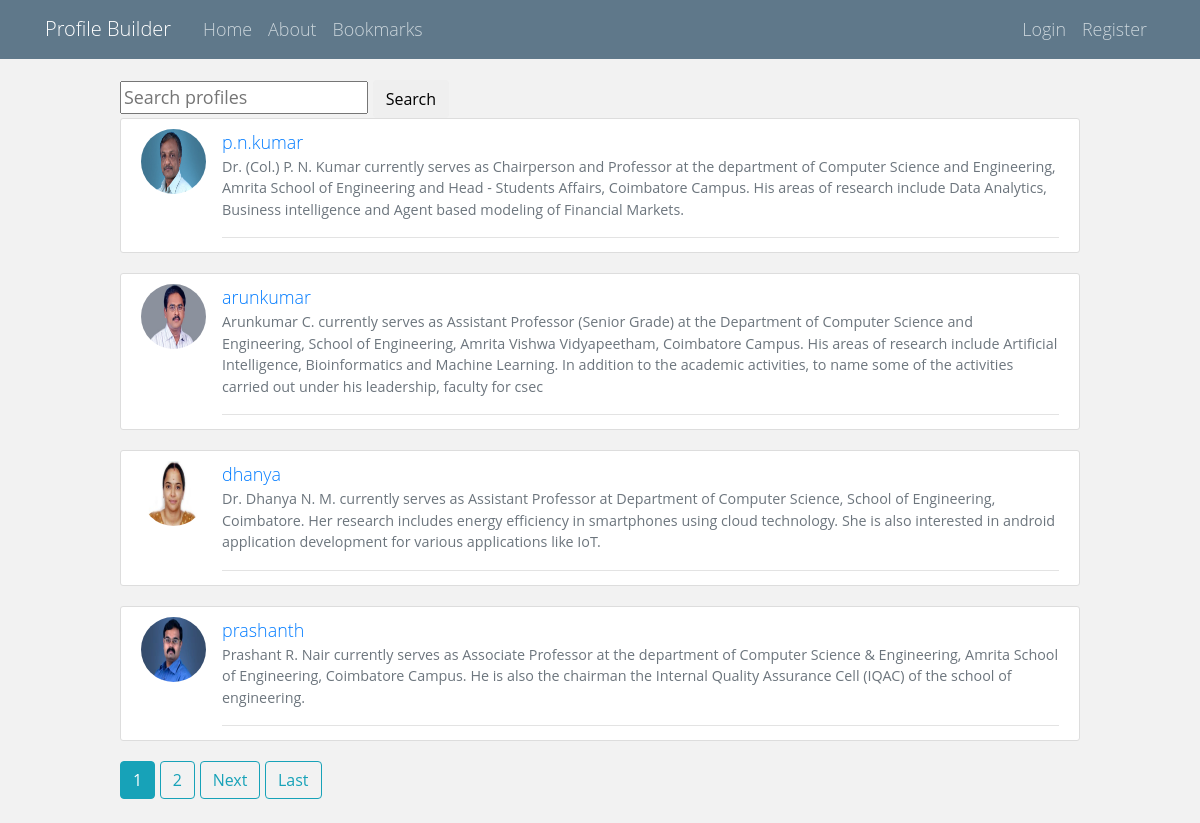
The page / on the database its author committed.
### profiles/models.py (models this page shows, shortened)
class FacultyProfile(models.Model):
    user = models.OneToOneField(User, on_delete=models.CASCADE)
    image = models.ImageField(default='default.jpg', upload_to='staff_pics')
    about = RichTextField(max_length=10000)
    articles = RichTextField(max_length=10000, blank=True)
    projects = RichTextField(max_length=10000, blank=True)
    bookmark = models.ManyToManyField(User, related_query_name='bookmark', blank=True)
    is_favourite = models.BooleanField(default=False)
    interests = TaggableManager()

### users/models.py (models this page shows)
class User(AbstractUser):
    email = models.EmailField(unique=True)
    is_teacher = models.BooleanField(default=False)
    objects = UserManager()

### profiles/views.py (the view)
# urls.py: path('', FacultySearchList.as_view(), name='home'),
class FacultySearchList(ListView):
    model = FacultyProfile
    template_name = 'profiles/search_listview.html'
    context_object_name = 'profiles'
    paginate_by = 4
    def get_queryset(self):
        query = self.request.GET.get('q')
        if query:
            users_list = User.objects.filter(username__icontains=query)
            object_list = FacultyProfile.objects.none()
            for users in users_list:
                object_list = object_list.union(FacultyProfile.objects.filter(user=users))
        else:
            object_list = FacultyProfile.objects.all()
        for post in object_list:
            if post.bookmark.filter(id=self.request.user.id).exists():
                post.is_favourite = True
            else:
                post.is_favourite = False
        return object_list

### templates/profiles/search_listview.html (shortened to what this page needs)
{% extends "base.html" %}
{% load static %}
{% block content %}
    <form action='' method='GET' class="navbar-form pull-right">
        <input type='text' class="input-medium search-query" name='q' placeholder='Search profiles'/>
        <input type='submit' class="btn" value='Search'/>
    </form>
    {% for profile in profiles %}
        <article class="media content-section">
            <img class="rounded-circle article-img" src="{{ profile.image.url }}">
            <div class="media-body">
                <div class="article-metadata">
                    <a class="mr-2" href="{% url 'faculty-info' profile.id %}">{{ profile.user.username }}</a>
                    <small class="text-muted">{{ profile.about| safe }}</small>
                </div>
            </div>
        </article>
    {% endfor %}
    {% if is_paginated %}
        {% for num in page_obj.paginator.page_range %}
            {% if page_obj.number == num %}
                <a class="btn btn-info mb-4" href="?page={{ num }}">{{ num }}</a>
            {% elif num > page_obj.number|add:'-3' and num < page_obj.number|add:'3' %}
                <a class="btn btn-outline-info mb-4" href="?page={{ num }}">{{ num }}</a>
            {% endif %}
        {% endfor %}
        {% if page_obj.has_next %}
            <a class="btn btn-outline-info mb-4" href="?page={{ page_obj.next_page_number }}">Next</a>
            <a class="btn btn-outline-info mb-4" href="?page={{ page_obj.paginator.num_pages }}">Last</a>
        {% endif %}
    {% endif %}
{% endblock content %}

### static/main.css (style rules this page uses)
body { background: #fafafa; color: #333333; margin-top: 5rem; }
body { background: #eee; min-height: 100vh; box-sizing: border-box; padding-top: 10vh; font-family: "HelveticaNeue-Light", "Helvetica Neue Light", "Helvetica Neue", Helvetica, Arial, "Lucida Grande", sans-serif; font-weight: 300; line-height: 1.5; max-width: 60rem; margin: 0 auto; font-size: 112%; }
.content-section { background: #ffffff; padding: 10px 20px; border: 1px solid #dddddd; border-radius: 3px; margin-bottom: 20px; }
.article-img { height: 65px; width: 65px; margin-right: 16px; }
.article-metadata { padding-bottom: 1px; margin-bottom: 4px; border-bottom: 1px solid #e3e3e3 }
body { background: #f2f2f2; font-family: 'Open Sans', sans-serif; }

### rows shown on the page
FacultyProfile: image (picture), user.username "p.n.kumar", about "Dr. (Col.) P. N. Kumar currently serves as Chairperson and Professor at the department of Computer Science and Engineering, Amrita School of Engineering and Head - Students Affairs, Coimbatore Campus. His areas of research include Data Analytics, Business intelligence and Agent based modeling of Financial Markets."
FacultyProfile: image (picture), user.username "arunkumar", about "Arunkumar C. currently serves as Assistant Professor (Senior Grade) at the Department of Computer Science and Engineering, School of Engineering, Amrita Vishwa Vidyapeetham, Coimbatore Campus. His areas of research include Artificial Intelligence, Bioinformatics and Machine Learning. In addition to the academic activities, to name some of the activities carried out under his leadership, faculty for csec"
FacultyProfile: image (picture), user.username "dhanya", about "Dr. Dhanya N. M. currently serves as Assistant Professor at Department of Computer Science, School of Engineering, Coimbatore. Her research includes energy efficiency in smartphones using cloud technology. She is also interested in android application development for various applications like IoT."
FacultyProfile: image (picture), user.username "prashanth", about "Prashant R. Nair currently serves as Associate Professor at the department of Computer Science & Engineering, Amrita School of Engineering, Coimbatore Campus. He is also the chairman the Internal Quality Assurance Cell (IQAC) of the school of engineering."

### other values the page prints
{{ num }} "1"
{{ num }} "2"
